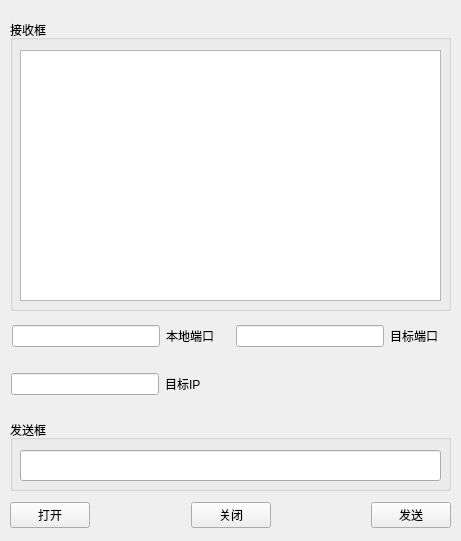
<?xml version="1.0" encoding="UTF-8"?>
<ui version="4.0">
 <class>Widget</class>
 <widget class="QWidget" name="Widget">
  <property name="geometry">
   <rect>
    <x>0</x>
    <y>0</y>
    <width>461</width>
    <height>541</height>
   </rect>
  </property>
  <property name="windowTitle">
   <string>Widget</string>
  </property>
  <widget class="QGroupBox" name="groupBox">
   <property name="geometry">
    <rect>
     <x>10</x>
     <y>20</y>
     <width>441</width>
     <height>291</height>
    </rect>
   </property>
   <property name="title">
    <string>接收框</string>
   </property>
   <widget class="QPlainTextEdit" name="recvEdit">
    <property name="geometry">
     <rect>
      <x>10</x>
      <y>30</y>
      <width>421</width>
      <height>251</height>
     </rect>
    </property>
    <property name="readOnly">
     <bool>true</bool>
    </property>
   </widget>
  </widget>
  <widget class="QGroupBox" name="groupBox_2">
   <property name="geometry">
    <rect>
     <x>10</x>
     <y>420</y>
     <width>441</width>
     <height>71</height>
    </rect>
   </property>
   <property name="title">
    <string>发送框</string>
   </property>
   <widget class="QLineEdit" name="sendEdit">
    <property name="geometry">
     <rect>
      <x>10</x>
      <y>30</y>
      <width>421</width>
      <height>31</height>
     </rect>
    </property>
    <property name="minimumSize">
     <size>
      <width>380</width>
      <height>30</height>
     </size>
    </property>
   </widget>
  </widget>
  <widget class="QWidget" name="">
   <property name="geometry">
    <rect>
     <x>12</x>
     <y>322</y>
     <width>441</width>
     <height>28</height>
    </rect>
   </property>
   <layout class="QHBoxLayout" name="horizontalLayout">
    <item>
     <widget class="QLineEdit" name="localPort">
      <property name="sizePolicy">
       <sizepolicy hsizetype="Minimum" vsizetype="Fixed">
        <horstretch>0</horstretch>
        <verstretch>0</verstretch>
       </sizepolicy>
      </property>
      <property name="minimumSize">
       <size>
        <width>148</width>
        <height>0</height>
       </size>
      </property>
     </widget>
    </item>
    <item>
     <widget class="QLabel" name="label">
      <property name="text">
       <string>本地端口</string>
      </property>
     </widget>
    </item>
    <item>
     <widget class="QLineEdit" name="targetPort">
      <property name="sizePolicy">
       <sizepolicy hsizetype="Minimum" vsizetype="Fixed">
        <horstretch>0</horstretch>
        <verstretch>0</verstretch>
       </sizepolicy>
      </property>
      <property name="minimumSize">
       <size>
        <width>148</width>
        <height>0</height>
       </size>
      </property>
     </widget>
    </item>
    <item>
     <widget class="QLabel" name="label_2">
      <property name="text">
       <string>目标端口</string>
      </property>
     </widget>
    </item>
   </layout>
  </widget>
  <widget class="QWidget" name="">
   <property name="geometry">
    <rect>
     <x>11</x>
     <y>370</y>
     <width>441</width>
     <height>28</height>
    </rect>
   </property>
   <layout class="QHBoxLayout" name="horizontalLayout_2">
    <item>
     <widget class="QLineEdit" name="targetIP">
      <property name="sizePolicy">
       <sizepolicy hsizetype="Minimum" vsizetype="Fixed">
        <horstretch>0</horstretch>
        <verstretch>0</verstretch>
       </sizepolicy>
      </property>
      <property name="minimumSize">
       <size>
        <width>148</width>
        <height>0</height>
       </size>
      </property>
     </widget>
    </item>
    <item>
     <widget class="QLabel" name="label_3">
      <property name="text">
       <string>目标IP</string>
      </property>
     </widget>
    </item>
    <item>
     <spacer name="horizontalSpacer_4">
      <property name="orientation">
       <enum>Qt::Horizontal</enum>
      </property>
      <property name="sizeHint" stdset="0">
       <size>
        <width>40</width>
        <height>20</height>
       </size>
      </property>
     </spacer>
    </item>
   </layout>
  </widget>
  <widget class="QWidget" name="">
   <property name="geometry">
    <rect>
     <x>10</x>
     <y>500</y>
     <width>441</width>
     <height>31</height>
    </rect>
   </property>
   <layout class="QHBoxLayout" name="horizontalLayout_5">
    <item>
     <widget class="QPushButton" name="openBt">
      <property name="text">
       <string>打开</string>
      </property>
     </widget>
    </item>
    <item>
     <spacer name="horizontalSpacer_2">
      <property name="orientation">
       <enum>Qt::Horizontal</enum>
      </property>
      <property name="sizeHint" stdset="0">
       <size>
        <width>40</width>
        <height>20</height>
       </size>
      </property>
     </spacer>
    </item>
    <item>
     <widget class="QPushButton" name="clonseBt">
      <property name="text">
       <string>关闭</string>
      </property>
     </widget>
    </item>
    <item>
     <spacer name="horizontalSpacer_3">
      <property name="orientation">
       <enum>Qt::Horizontal</enum>
      </property>
      <property name="sizeHint" stdset="0">
       <size>
        <width>40</width>
        <height>20</height>
       </size>
      </property>
     </spacer>
    </item>
    <item>
     <widget class="QPushButton" name="sendBt">
      <property name="text">
       <string>发送</string>
      </property>
     </widget>
    </item>
   </layout>
  </widget>
 </widget>
 <resources/>
 <connections/>
</ui>
